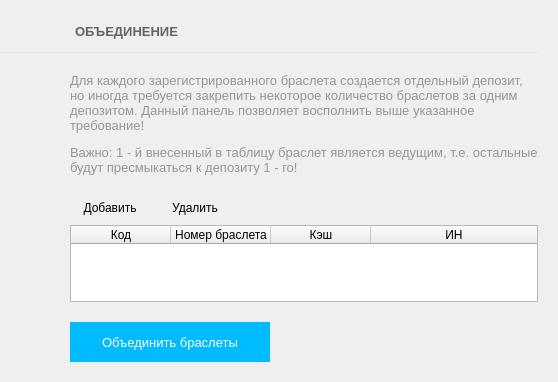
<?xml version="1.0" encoding="UTF-8"?>
<ui version="4.0">
 <class>UniteForm</class>
 <widget class="QWidget" name="UniteForm">
  <property name="geometry">
   <rect>
    <x>0</x>
    <y>0</y>
    <width>558</width>
    <height>382</height>
   </rect>
  </property>
  <property name="windowTitle">
   <string>Form</string>
  </property>
  <layout class="QVBoxLayout" name="verticalLayout_4">
   <property name="spacing">
    <number>10</number>
   </property>
   <property name="leftMargin">
    <number>0</number>
   </property>
   <property name="topMargin">
    <number>20</number>
   </property>
   <property name="rightMargin">
    <number>20</number>
   </property>
   <property name="bottomMargin">
    <number>20</number>
   </property>
   <item>
    <layout class="QHBoxLayout" name="horizontalLayout">
     <property name="spacing">
      <number>5</number>
     </property>
     <property name="leftMargin">
      <number>30</number>
     </property>
     <item>
      <widget class="QPushButton" name="back_but">
       <property name="cursor">
        <cursorShape>PointingHandCursor</cursorShape>
       </property>
       <property name="text">
        <string/>
       </property>
       <property name="icon">
        <iconset resource="../clientresources.qrc">
         <normaloff>:/resources/glyphs/15.png</normaloff>:/resources/glyphs/15.png</iconset>
       </property>
       <property name="flat">
        <bool>true</bool>
       </property>
      </widget>
     </item>
     <item>
      <widget class="QLabel" name="label_4">
       <property name="font">
        <font>
         <pointsize>10</pointsize>
         <weight>75</weight>
         <bold>true</bold>
        </font>
       </property>
       <property name="styleSheet">
        <string notr="true">color: rgb(100, 100, 100);</string>
       </property>
       <property name="text">
        <string>ОБЪЕДИНЕНИЕ</string>
       </property>
      </widget>
     </item>
     <item>
      <spacer name="horizontalSpacer_2">
       <property name="orientation">
        <enum>Qt::Horizontal</enum>
       </property>
       <property name="sizeHint" stdset="0">
        <size>
         <width>40</width>
         <height>20</height>
        </size>
       </property>
      </spacer>
     </item>
    </layout>
   </item>
   <item>
    <widget class="Line" name="line">
     <property name="minimumSize">
      <size>
       <width>0</width>
       <height>1</height>
      </size>
     </property>
     <property name="maximumSize">
      <size>
       <width>16777215</width>
       <height>1</height>
      </size>
     </property>
     <property name="styleSheet">
      <string notr="true">background-color:rgba(230, 230, 230, 255);
</string>
     </property>
     <property name="lineWidth">
      <number>0</number>
     </property>
     <property name="orientation">
      <enum>Qt::Horizontal</enum>
     </property>
    </widget>
   </item>
   <item>
    <layout class="QHBoxLayout" name="horizontalLayout_2">
     <property name="spacing">
      <number>20</number>
     </property>
     <property name="leftMargin">
      <number>30</number>
     </property>
     <property name="topMargin">
      <number>10</number>
     </property>
     <item>
      <layout class="QVBoxLayout" name="verticalLayout_2">
       <property name="spacing">
        <number>5</number>
       </property>
       <property name="topMargin">
        <number>0</number>
       </property>
       <property name="rightMargin">
        <number>0</number>
       </property>
       <item>
        <widget class="QLabel" name="label_3">
         <property name="pixmap">
          <pixmap resource="../clientresources.qrc">:/resources/glyphs/14.png</pixmap>
         </property>
         <property name="scaledContents">
          <bool>false</bool>
         </property>
         <property name="alignment">
          <set>Qt::AlignLeading|Qt::AlignLeft|Qt::AlignTop</set>
         </property>
        </widget>
       </item>
       <item>
        <spacer name="verticalSpacer">
         <property name="orientation">
          <enum>Qt::Vertical</enum>
         </property>
         <property name="sizeHint" stdset="0">
          <size>
           <width>20</width>
           <height>40</height>
          </size>
         </property>
        </spacer>
       </item>
      </layout>
     </item>
     <item>
      <layout class="QVBoxLayout" name="verticalLayout">
       <property name="spacing">
        <number>20</number>
       </property>
       <item>
        <widget class="QLabel" name="label_5">
         <property name="font">
          <font>
           <pointsize>10</pointsize>
          </font>
         </property>
         <property name="text">
          <string>&lt;html&gt;&lt;head/&gt;&lt;body&gt;&lt;p&gt;&lt;span style=&quot; color:#969696;&quot;&gt;Для каждого зарегистрированного браслета создается отдельный депозит, но иногда требуется закрепить некоторое количество браслетов за одним депозитом. Данный панель позволяет восполнить выше указанное требование! &lt;/span&gt;&lt;/p&gt;&lt;p&gt;&lt;span style=&quot; color:#969696;&quot;&gt;Важно: 1 - й внесенный в таблицу браслет является ведущим, т.е. остальные будут пресмыкаться к депозиту 1 - го! &lt;/span&gt;&lt;/p&gt;&lt;/body&gt;&lt;/html&gt;</string>
         </property>
         <property name="wordWrap">
          <bool>true</bool>
         </property>
        </widget>
       </item>
       <item>
        <layout class="QVBoxLayout" name="verticalLayout_3">
         <property name="spacing">
          <number>5</number>
         </property>
         <property name="bottomMargin">
          <number>0</number>
         </property>
         <item>
          <layout class="QHBoxLayout" name="horizontalLayout_4">
           <property name="spacing">
            <number>5</number>
           </property>
           <property name="bottomMargin">
            <number>0</number>
           </property>
           <item>
            <widget class="QPushButton" name="add_product_type_but">
             <property name="minimumSize">
              <size>
               <width>0</width>
               <height>25</height>
              </size>
             </property>
             <property name="cursor">
              <cursorShape>PointingHandCursor</cursorShape>
             </property>
             <property name="text">
              <string>Добавить</string>
             </property>
             <property name="icon">
              <iconset resource="../clientresources.qrc">
               <normaloff>:/resources/glyphs/36.png</normaloff>:/resources/glyphs/36.png</iconset>
             </property>
             <property name="flat">
              <bool>true</bool>
             </property>
            </widget>
           </item>
           <item>
            <widget class="QPushButton" name="delete_product_type_but">
             <property name="minimumSize">
              <size>
               <width>0</width>
               <height>25</height>
              </size>
             </property>
             <property name="cursor">
              <cursorShape>PointingHandCursor</cursorShape>
             </property>
             <property name="text">
              <string>Удалить</string>
             </property>
             <property name="icon">
              <iconset resource="../clientresources.qrc">
               <normaloff>:/resources/glyphs/37.png</normaloff>:/resources/glyphs/37.png</iconset>
             </property>
             <property name="flat">
              <bool>true</bool>
             </property>
            </widget>
           </item>
           <item>
            <spacer name="horizontalSpacer_3">
             <property name="orientation">
              <enum>Qt::Horizontal</enum>
             </property>
             <property name="sizeHint" stdset="0">
              <size>
               <width>40</width>
               <height>20</height>
              </size>
             </property>
            </spacer>
           </item>
          </layout>
         </item>
         <item>
          <widget class="QTableWidget" name="union_tableWidget">
           <property name="editTriggers">
            <set>QAbstractItemView::NoEditTriggers</set>
           </property>
           <property name="showDropIndicator" stdset="0">
            <bool>false</bool>
           </property>
           <property name="dragDropOverwriteMode">
            <bool>false</bool>
           </property>
           <property name="alternatingRowColors">
            <bool>true</bool>
           </property>
           <property name="selectionMode">
            <enum>QAbstractItemView::SingleSelection</enum>
           </property>
           <property name="selectionBehavior">
            <enum>QAbstractItemView::SelectRows</enum>
           </property>
           <attribute name="horizontalHeaderStretchLastSection">
            <bool>true</bool>
           </attribute>
           <column>
            <property name="text">
             <string>Код</string>
            </property>
           </column>
           <column>
            <property name="text">
             <string>Номер браслета</string>
            </property>
           </column>
           <column>
            <property name="text">
             <string>Кэш</string>
            </property>
           </column>
           <column>
            <property name="text">
             <string>ИН</string>
            </property>
           </column>
          </widget>
         </item>
        </layout>
       </item>
       <item>
        <layout class="QHBoxLayout" name="horizontalLayout_5">
         <item>
          <widget class="QPushButton" name="unite_bracers_pushButton">
           <property name="minimumSize">
            <size>
             <width>200</width>
             <height>40</height>
            </size>
           </property>
           <property name="font">
            <font>
             <pointsize>10</pointsize>
            </font>
           </property>
           <property name="styleSheet">
            <string notr="true">QAbstractButton{
color: rgb(255, 255, 255);
border:none;
	background-color: rgb(0, 187, 255);
}
QAbstractButton:hover{
/*background-color: rgb(255, 170, 0);*/
	background-color: rgb(0, 187, 255, 50%);

}</string>
           </property>
           <property name="text">
            <string>Объединить браслеты</string>
           </property>
          </widget>
         </item>
         <item>
          <spacer name="horizontalSpacer">
           <property name="orientation">
            <enum>Qt::Horizontal</enum>
           </property>
           <property name="sizeHint" stdset="0">
            <size>
             <width>40</width>
             <height>20</height>
            </size>
           </property>
          </spacer>
         </item>
        </layout>
       </item>
       <item>
        <spacer name="verticalSpacer_2">
         <property name="orientation">
          <enum>Qt::Vertical</enum>
         </property>
         <property name="sizeHint" stdset="0">
          <size>
           <width>20</width>
           <height>40</height>
          </size>
         </property>
        </spacer>
       </item>
      </layout>
     </item>
    </layout>
   </item>
  </layout>
 </widget>
 <resources>
  <include location="../clientresources.qrc"/>
 </resources>
 <connections/>
</ui>
